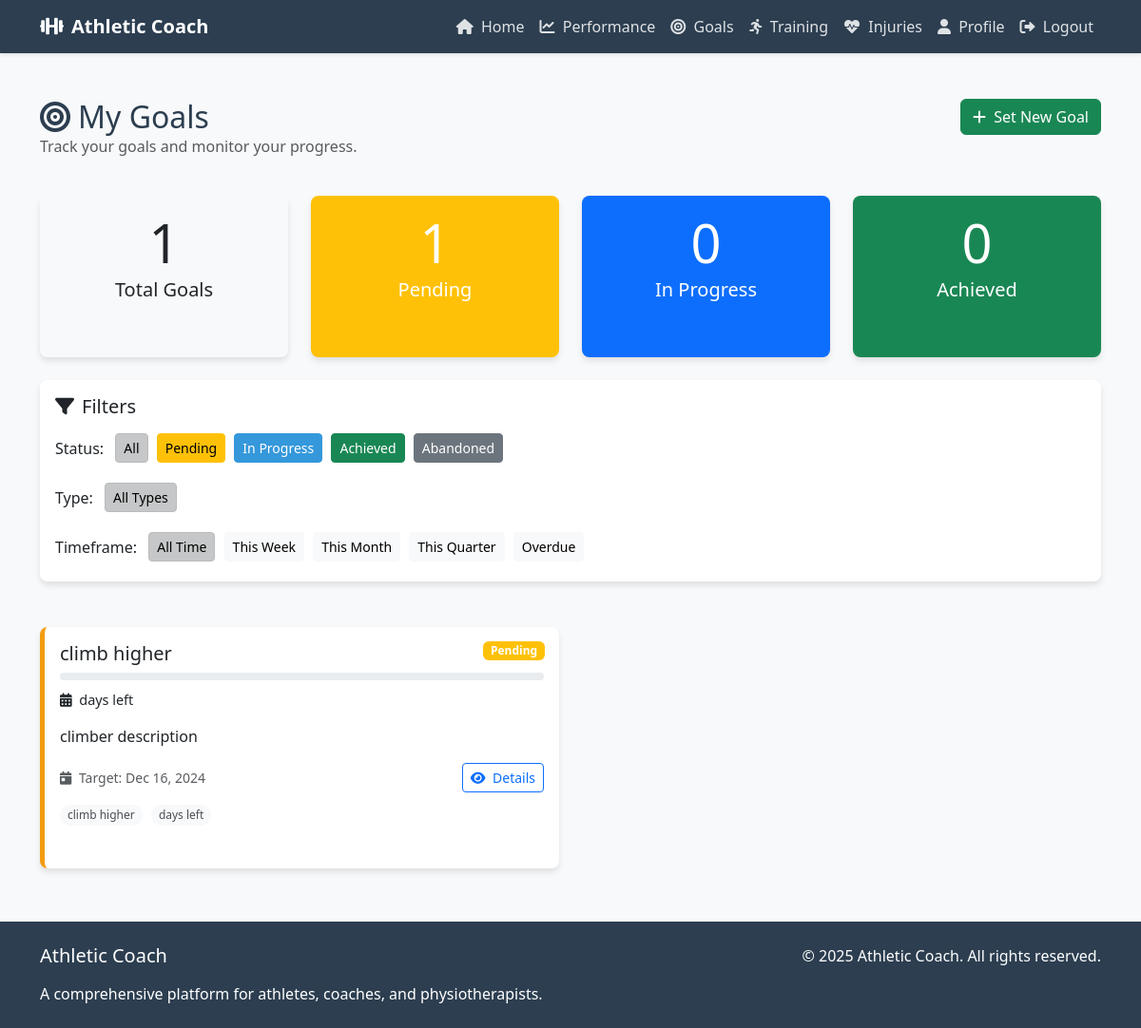
The page /performance/goals/ (signed in) on the database its author committed.
### users/models.py (models this page shows, shortened)
class Goal(models.Model):
    STATUS_CHOICES = (
        ('pending', 'Pending'),
        ('in_progress', 'In Progress'),
        ('achieved', 'Achieved'),
        ('abandoned', 'Abandoned')
    )
    athlete = models.ForeignKey(Athlete, on_delete=models.CASCADE)
    goal_type = models.CharField(max_length=50)
    description = models.TextField()
    target_date = models.DateField()
    STATUS_CHOICES = (
        ('pending', 'Pending'),
        ('in_progress', 'In Progress'),
        ('achieved', 'Achieved'),
        ('abandoned', 'Abandoned')
    )
    status = models.CharField(
        max_length=20,
        choices=STATUS_CHOICES,
        default='pending'
    )

### performance/views.py (the view)
# urls.py: path('goals/', views.goal_list, name='goal_list'),
@login_required
def goal_list(request):
    if request.user.role != 'athlete':
        raise PermissionDenied()
    goals = Goal.objects.filter(athlete=request.user.athlete).order_by('target_date')
    return render(request, 'performance/goal_list.html', {'goals': goals})

### templates/performance/goal_list.html (shortened to what this page needs)
{% extends 'base.html' %}
{% block content %}
<div class="row mb-4">
    <div class="col-md-6">
        <h2 class="mb-0"><i class="fas fa-bullseye me-2"></i>My Goals</h2>
        <p class="text-muted">Track your goals and monitor your progress.</p>
    </div>
    <div class="col-md-6 text-md-end">
        <a href="{% url 'set_goal' %}" class="btn btn-success">
            <i class="fas fa-plus me-1"></i> Set New Goal
        </a>
    </div>
</div>
<div class="row mb-4">
    <div class="col-md-3">
        <div class="card bg-light h-100">
            <div class="card-body text-center">
                <h1 class="display-4 mb-0" id="total-goals">{{ goals|length }}</h1>
                <p class="lead">Total Goals</p>
            </div>
        </div>
    </div>
    <div class="col-md-3">
        <div class="card bg-warning text-white h-100">
            <div class="card-body text-center">
                <h1 class="display-4 mb-0" id="pending-goals">0</h1>
                <p class="lead">Pending</p>
            </div>
        </div>
    </div>
    <div class="col-md-3">
        <div class="card bg-primary text-white h-100">
            <div class="card-body text-center">
                <h1 class="display-4 mb-0" id="in-progress-goals">0</h1>
                <p class="lead">In Progress</p>
            </div>
        </div>
    </div>
    <div class="col-md-3">
        <div class="card bg-success text-white h-100">
            <div class="card-body text-center">
                <h1 class="display-4 mb-0" id="achieved-goals">0</h1>
                <p class="lead">Achieved</p>
            </div>
        </div>
    </div>
</div>
<div class="row mb-4">
    <div class="col-md-12">
        <div class="card">
            <div class="card-body">
                <h5 class="mb-3"><i class="fas fa-filter me-2"></i>Filters</h5>
                <div class="goal-filters">
                    <div class="mb-3">
                        <span class="me-2">Status:</span>
                        <button class="btn btn-sm btn-light active filter-btn" data-filter="all">All</button>
                        <button class="btn btn-sm btn-warning filter-btn" data-filter="pending">Pending</button>
                        <button class="btn btn-sm btn-primary filter-btn" data-filter="in_progress">In Progress</button>
                        <button class="btn btn-sm btn-success filter-btn" data-filter="achieved">Achieved</button>
                        <button class="btn btn-sm btn-secondary filter-btn" data-filter="abandoned">Abandoned</button>
                    </div>
                    <div class="mb-3">
                        <span class="me-2">Type:</span>
                        <button class="btn btn-sm btn-light active filter-type-btn" data-filter-type="all">All Types</button>
                    </div>
                    <div class="mb-0">
                        <span class="me-2">Timeframe:</span>
                        <button class="btn btn-sm btn-light active filter-time-btn" data-filter-time="all">All Time</button>
                        <button class="btn btn-sm btn-light filter-time-btn" data-filter-time="week">This Week</button>
                        <button class="btn btn-sm btn-light filter-time-btn" data-filter-time="month">This Month</button>
                        <button class="btn btn-sm btn-light filter-time-btn" data-filter-time="quarter">This Quarter</button>
                        <button class="btn btn-sm btn-light filter-time-btn" data-filter-time="overdue">Overdue</button>
                    </div>
                </div>
            </div>
        </div>
    </div>
</div>
<div class="row" id="goals-container">
    {% if goals %}
        {% for goal in goals %}
            <div class="col-md-6 mb-4 goal-item"
                data-status="{{ goal.status }}"
                data-type="{{ goal.goal_type }}"
                data-date="{{ goal.target_date|date:'Y-m-d' }}">
                <div class="card goal-card h-100 goal-{{ goal.status }}">
                    <div class="card-body">
                        <span class="goal-badge badge {% if goal.status == 'pending' %}bg-warning{% elif goal.status == 'in_progress' %}bg-primary{% elif goal.status == 'achieved' %}bg-success{% else %}bg-secondary{% endif %}">
                            {{ goal.get_status_display }}
                        </span>
                        <h5 class="card-title">{{ goal.goal_type }}</h5>
                        {% if goal.status == 'pending' or goal.status == 'in_progress' %}
                            <div class="progress goal-progress">
                            </div>
                            {% if goal.days_left < 0 %}
                                <p class="days-left urgent">
                                    <i class="fas fa-exclamation-triangle me-1"></i> Overdue by <span class="days-overdue">{{ goal.days_left }}</span> days
                                </p>
                            {% elif goal.days_left <= 7 %}
                                <p class="days-left urgent">
                                    <i class="fas fa-clock me-1"></i> {{ goal.days_left }} days left
                                </p>
                            {% else %}
                                <p class="days-left">
                                    <i class="fas fa-calendar-alt me-1"></i> {{ goal.days_left }} days left
                                </p>
                            {% endif %}
                        {% endif %}
                        <p class="card-text">{{ goal.description|truncatechars:150 }}</p>
                        <div class="d-flex justify-content-between align-items-center">
                            <div class="text-muted small">
                                <i class="fas fa-calendar-day me-1"></i> Target: {{ goal.target_date|date:"M d, Y" }}
                            </div>
                            <a href="{% url 'goal_detail' goal.id %}" class="btn btn-sm btn-outline-primary">
                                <i class="fas fa-eye me-1"></i> Details
                            </a>
                        </div>
                        <div class="goal-tags">
                            <span class="goal-tag">{{ goal.goal_type }}</span>
                            {% if goal.status == 'pending' or goal.status == 'in_progress' %}
                                <span class="goal-tag">{{ goal.days_left }} days left</span>
                            {% endif %}
                        </div>
                    </div>
                </div>
            </div>
        {% endfor %}
    {% endif %}
</div>
{% endblock %}

### templates/base.html (style rules this page uses)
:root { --primary-color: #2c3e50; --secondary-color: #3498db; --accent-color: #e74c3c; --light-color: #ecf0f1; --dark-color: #2c3e50; }
body { font-family: 'Segoe UI', Tahoma, Geneva, Verdana, sans-serif; background-color: #f8f9fa; color: var(--dark-color); min-height: 100vh; display: flex; flex-direction: column; }
.card { border-radius: 8px; box-shadow: 0 4px 6px rgba(0, 0, 0, 0.1); transition: transform 0.3s ease, box-shadow 0.3s ease; margin-bottom: 1.5rem; border: none; }
.btn-primary { background-color: var(--secondary-color); border-color: var(--secondary-color); }

### templates/performance/goal_list.html (style rules this page uses)
.goal-card { border-left: 5px solid; transition: transform 0.2s ease, box-shadow 0.2s ease; }
.goal-pending { border-left-color: #f39c12; }
.goal-badge { position: absolute; top: 15px; right: 15px; }
.goal-progress { height: 8px; margin-bottom: 10px; }
.days-left { font-size: 0.9rem; }
.goal-filters .btn { margin-right: 5px; margin-bottom: 5px; }
.goal-tags { margin-top: 10px; }
.goal-tag { display: inline-block; background-color: #f8f9fa; color: #495057; font-size: 0.75rem; padding: 2px 8px; border-radius: 12px; margin-right: 5px; margin-bottom: 5px; }

### rows shown on the page
Goal: status "Pending", goal_type "climb higher", description "climber description", target_date "Dec 16, 2024"

### other values the page prints
{{ goals|length }} "1"
